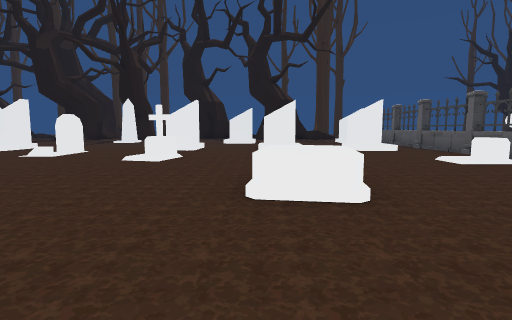
view 1 (above)

15 first-person views from a walk through a 3-D level made in the Unity game engine. The camera is 1.4 m above the floor, tilts 6° down and sees 80° across. The floor is counted in squares, 2 m on a side. Each view is taken from the middle of a square. On the plan, view 1 faces up. The plan holds only what a view shows up to about 10 squares ahead; the rest is blank. The place goes on beyond the plan. The player is left out. Door leaves are left out, so doorways stand open. Some surface patterns are stand-ins.

view 2
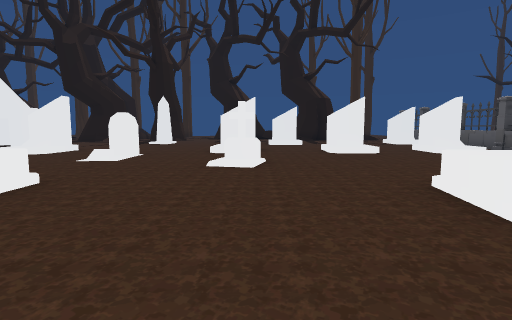

view 3
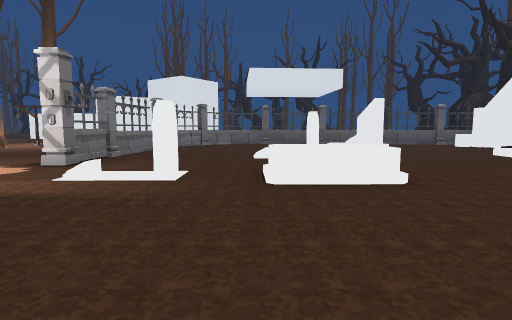

view 4
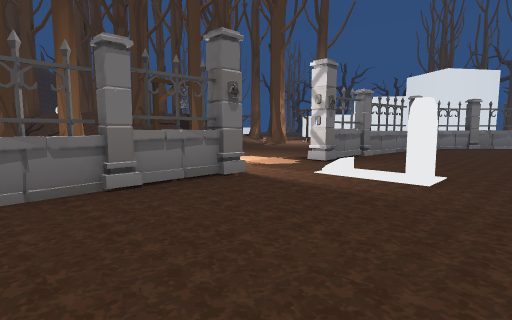

view 5
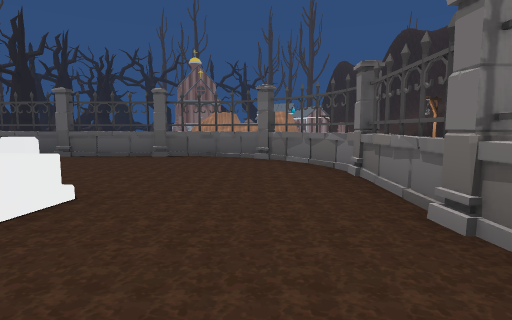

view 6
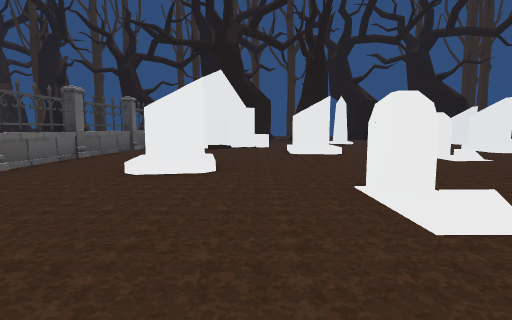

view 7
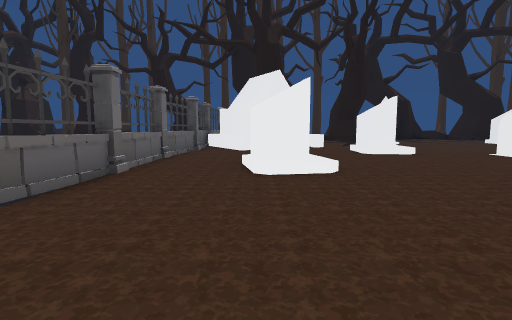

view 8
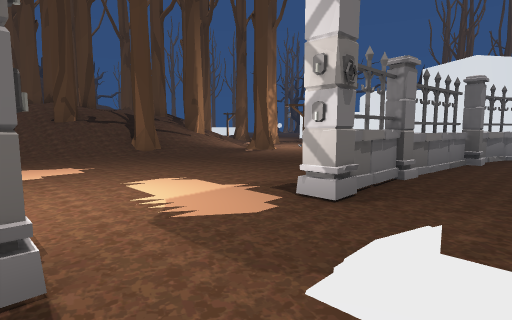

view 9
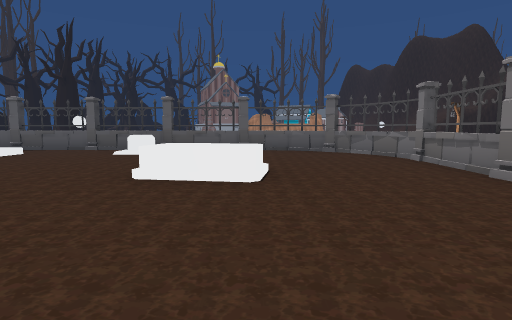

view 10
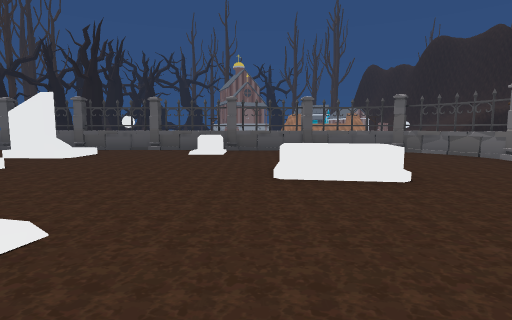

view 11
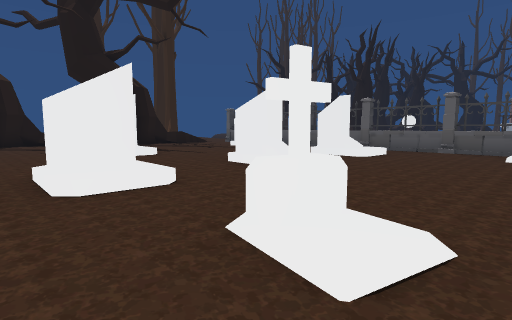

view 12
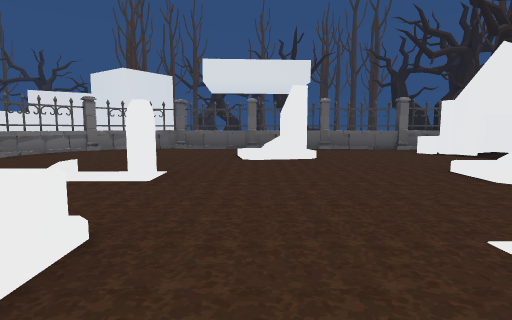

view 13
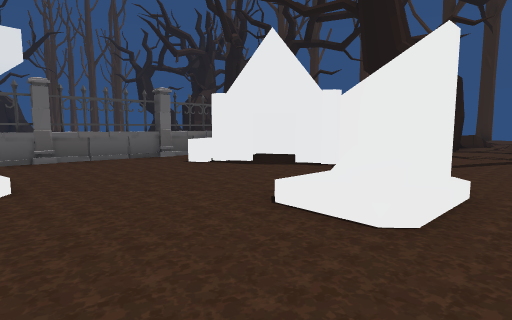

view 14
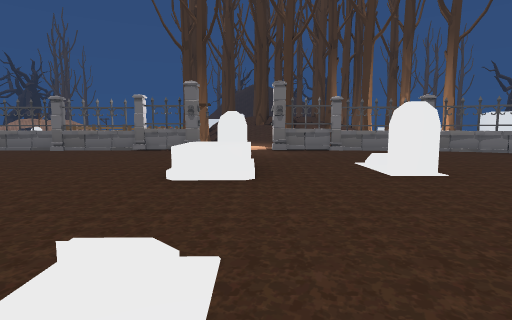

view 15
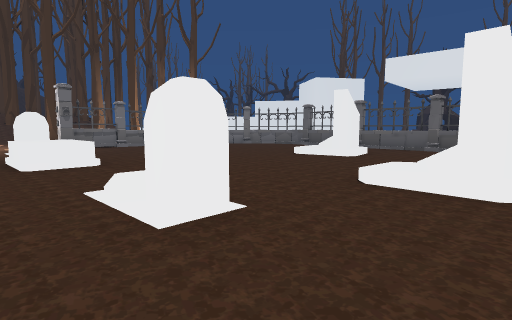

### Floor plan
Key: @ floor where view 1 was taken; # wall or solid block; . main floor; : floor 0.5 m higher than the main floor; / step, stairs or slope; D open door; = window, fence, low wall or low ledge; v drop or lower ground; T tombstone; R tree.
Columns run from 15 left of view 1 to 6 right of it. Each row starts with its distance up from view 1.
 11  #=#..//....TT./T.TT #
 10  =..../T....//./ ./ .#
  9  =....//..T..........=
  8  #...................#
  7  =.TT........T.......#
  6  #./:...............T#
  5 v.........T..........#
  4 v......T.TT....TT....=
  3  .........T....TT....#
  2   .......TT.........##
  1  ##.................#
  0   #=#=.........@..###
 -1      =###DDD##=###=
 -2        .....
 -3      .......
 -4     .......
 -5    ........
 -6    RR.//... R
 -7      //R/// R
 -8       /////  R
 -9        //R/  R
-10         ///
-11         R

Positions as (right, up) in squares from view 1, and headings:
1: (0, 0), facing up
2: (-2, 1), facing up
3: (-1, 3), facing left
4: (-1, 3), facing down-left
5: (-2, 1), facing right
6: (-10, 1), facing up
7: (-12, 1), facing up
8: (-4, 1), facing down-left
9: (-4, 3), facing right
10: (-4, 5), facing right
11: (-4, 6), facing up-right
12: (-4, 6), facing left
13: (-7, 7), facing up-left
14: (-6, 9), facing down
15: (-4, 11), facing down-left
